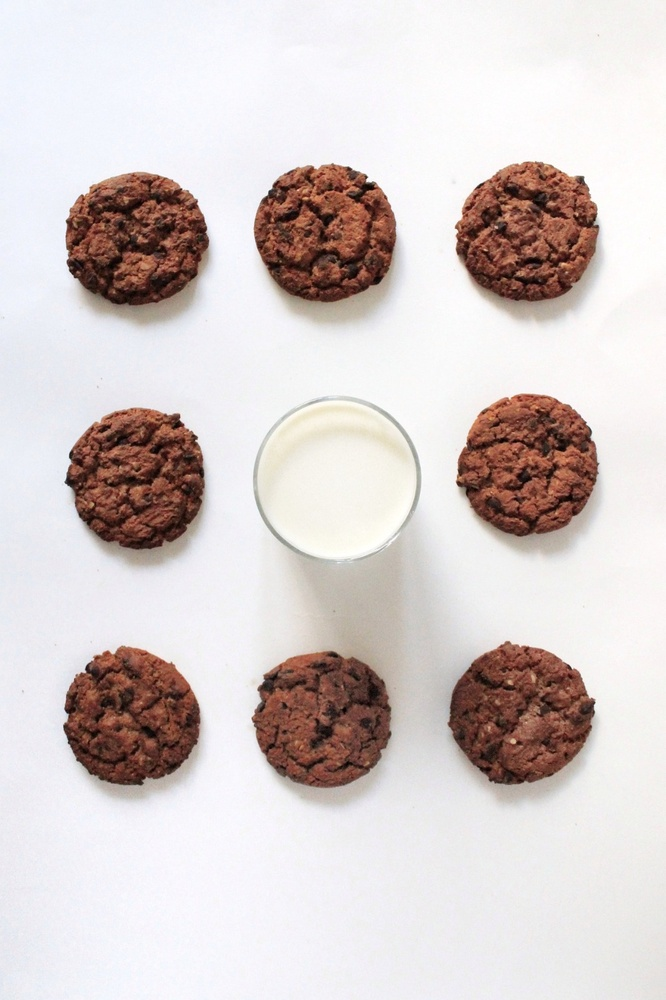
#> input picture tarefa_02.04/images/cookies_milk.jpeg, 666 x 1000 px, shrunk from 1066 x 1600 before the run
$ jupyter execute cookies_milk.ipynb
#> lines starting #> are read from the running program, lines starting #| are printed output that depends on the picture; after the words box and inside, x2 and y2 are one past the last pixel; in counts of white or black regions, pixels touching at a corner belong together
[cell 1]
import cv2 as cv
import numpy as np
import matplotlib.pyplot as plt
from scipy.ndimage import label

[cell 2]
# https://stackoverflow.com/questions/72061208/how-to-detect-an-object-that-blends-with-the-background

image = cv.imread('images/cookies_milk.jpeg')
#> image is the input picture: shape (1000, 666, 3); mean B, G, R 204.1, 205.3, 214.8
image = cv.cvtColor(image, cv.COLOR_BGR2RGB)
image_copy = image.copy()
gray = cv.cvtColor(image, cv.COLOR_RGB2GRAY)
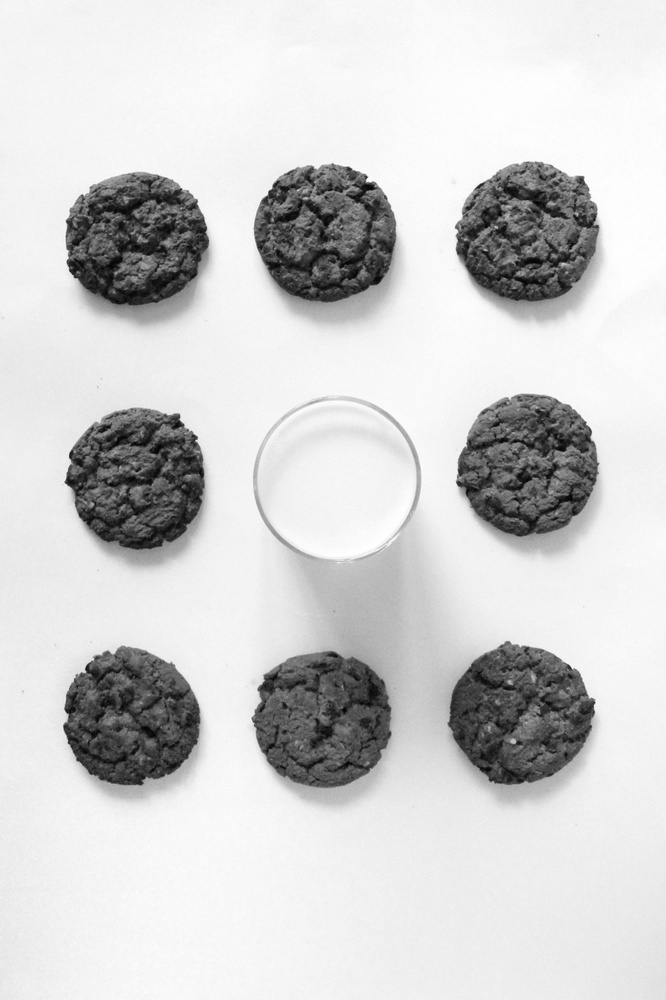
#> gray: shape (1000, 666); min 2, max 255, mean 208
plt.imshow(image)

[cell 3]
def difference_of_Gaussians(img, k1, s1, k2, s2):
#> called with k1 = 5, s1 = 5, k2 = 17, s2 = 13
    b1 = cv.GaussianBlur(img,(k1, k1), s1)
    b2 = cv.GaussianBlur(img,(k2, k2), s2)
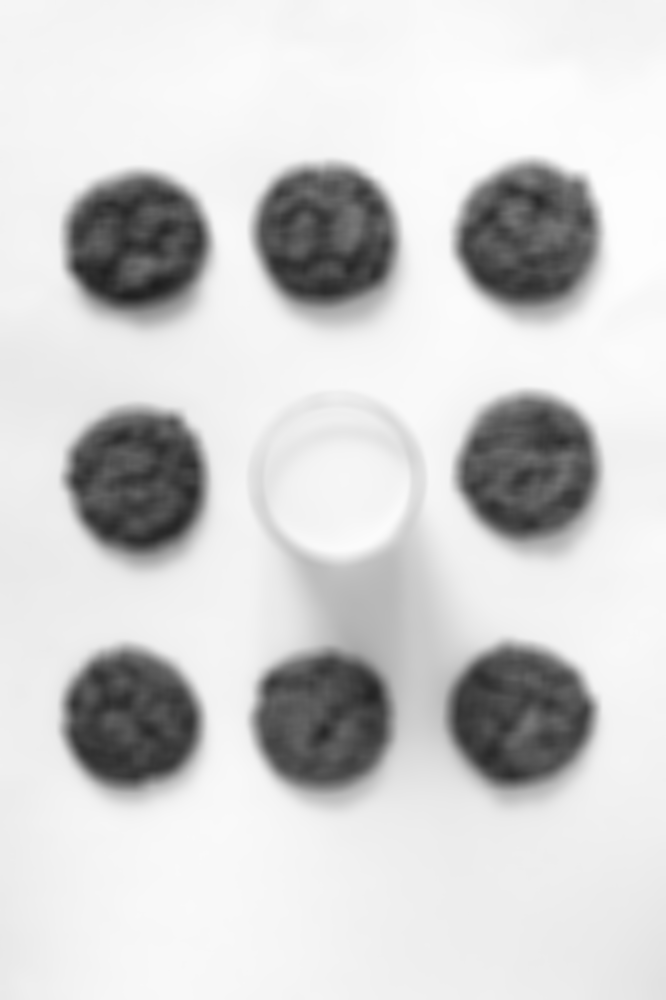
#> b2: shape (1000, 666); min 30, max 253, mean 208
    return b1 - b2
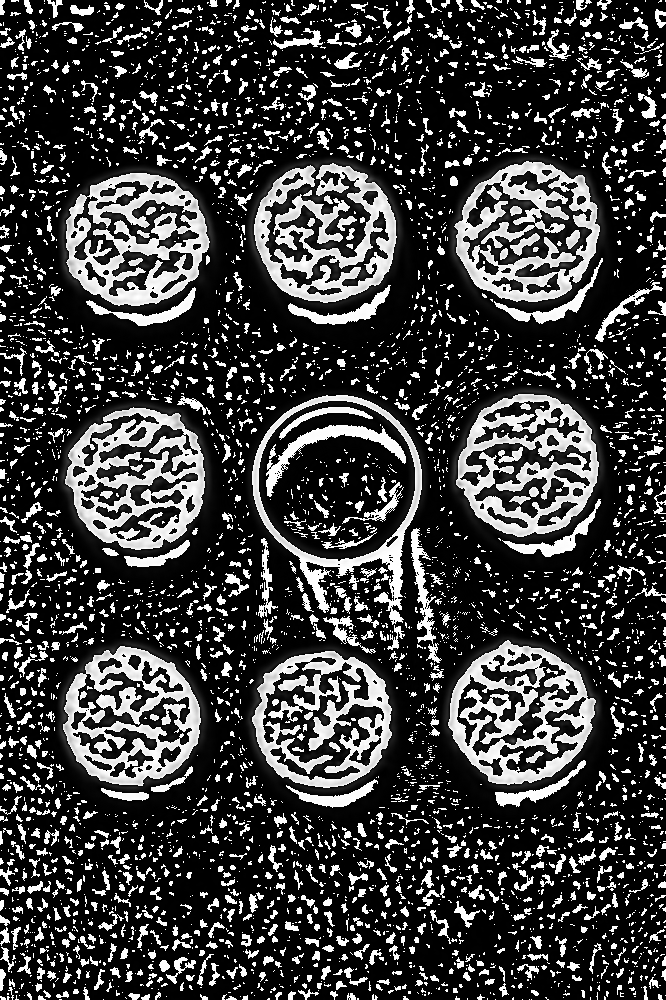
#> returned value: shape (1000, 666); min 0, max 255, mean 61

#GUASSIAN BLUR


DoG_img = difference_of_Gaussians(gray, 5, 5, 17, 13)

DoG_img = cv.medianBlur(DoG_img, 5)

#ERODE
kernel = np.ones((5,5),np.uint8)
DoG_img = cv.erode(DoG_img, kernel, iterations = 1)
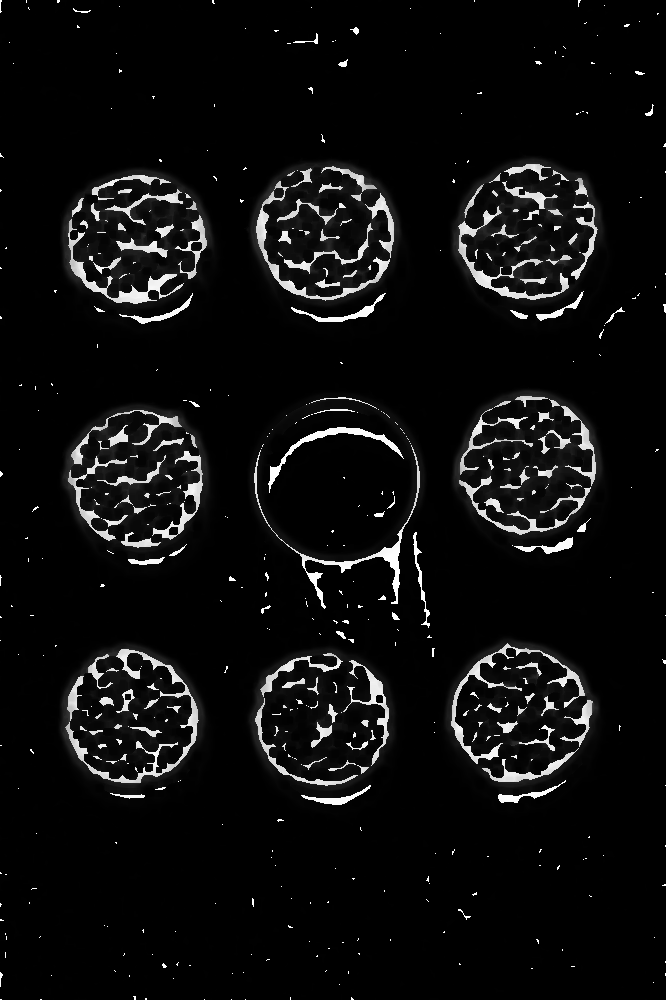
#> DoG_img: shape (1000, 666); min 0, max 255, mean 14.1

#DILATE
kernel = np.ones((5,5),np.uint8)
DoG_img = cv.dilate(DoG_img, kernel, iterations = 2)

DoG_img = cv.medianBlur(DoG_img, 9)
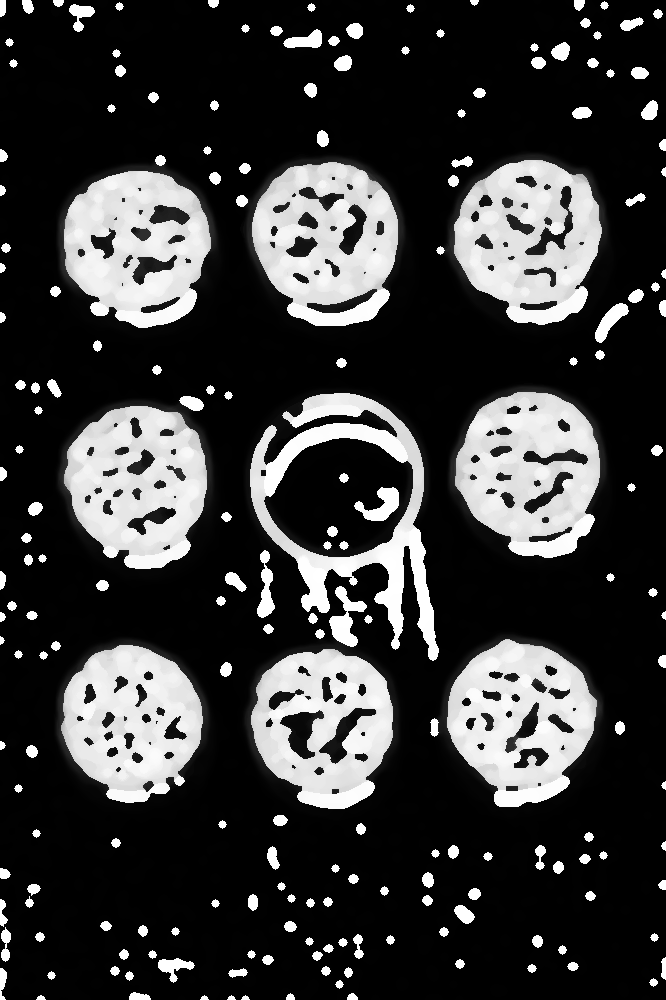
#> DoG_img: shape (1000, 666); min 0, max 255, mean 58

hough_copy = DoG_img.copy()

plt.imshow(DoG_img, cmap='gray')

[cell 4]
# Applying Otsu Threshold and finding contours
th = cv.threshold(DoG_img ,127,255,cv.THRESH_BINARY+cv.THRESH_OTSU)[1]
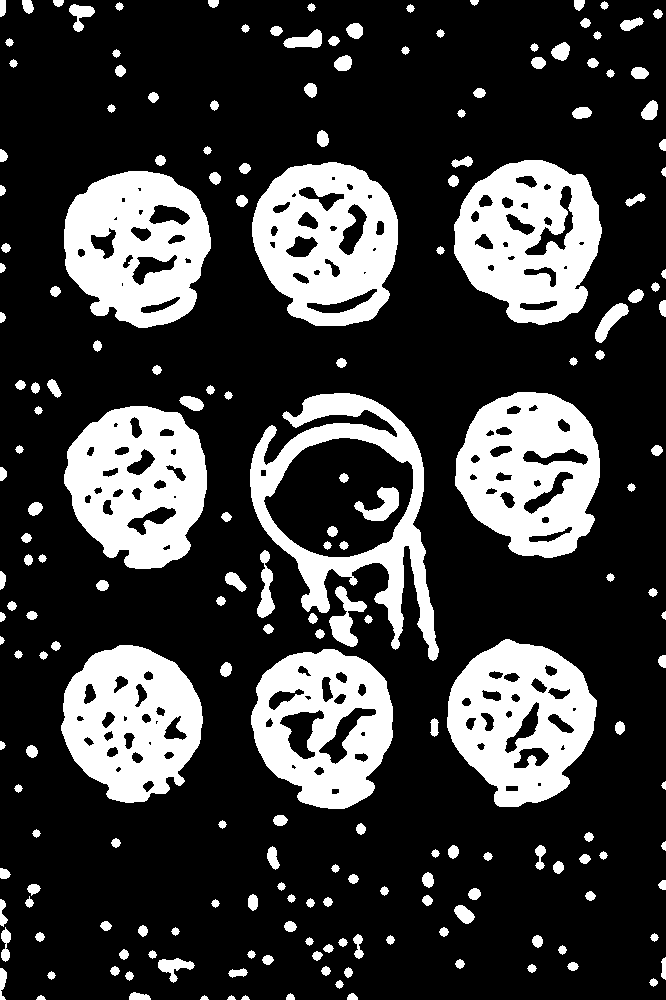
#> th: shape (1000, 666); 23.8% white; 202 white regions
contours, hierarchy = cv.findContours(th, cv.RETR_EXTERNAL, cv.CHAIN_APPROX_NONE)
#> contours = 197 contours, 6 with area under 20; largest, box (x1, y1, x2, y2) and area: (250, 393, 439, 661) 26286, (252, 162, 398, 326) 18580, (455, 392, 600, 558) 18194, (454, 160, 602, 325) 18134, (447, 639, 597, 807) 17776

# Create copy of original image

# for each contour above certain area and extent, draw minimum bounding box
#
object_count = 0
for c in contours:
    area = cv.contourArea(c)
    if area > 1000:
        x,y,w,h = cv.boundingRect(c)
        extent = int(area)/(w*h)
        if extent > 0.6:
            rect = cv.minAreaRect(c)
            box = cv.boxPoints(rect)
            box = np.int_(box)
            cv.drawContours(image_copy,[box],0,(0,255,0),4)
            object_count += 1
#> this loop made 197 passes
#> (area, x, y, w, h, extent, rect, box) on passes 86, 87, 89, 116, 120: (17133.5, 251, 649, 142, 160, 0.754, ((321.5, 728.5), (159, 141), -90), [[392, 808], [251, 808], [251, 649], [392, 649]]), (16409.5, 61, 645, 142, 158, 0.731, ((132.6, 721.7), (139.1, 156.5), -26.57), [[105, 822], [35, 682], [159, 620], [229, 760]]), (17776.5, 447, 639, 150, 168, 0.705, ((524.9, 718.7), (146, 159.4), -35.22), [[511, 825], [419, 695], [538, 611], [630, 741]]), (17534, 64, 406, 143, 163, 0.752, ((135, 487), (162, 142), -90), [[206, 568], [64, 568], [64, 406], [206, 406]]), (18194.5, 455, 392, 145, 166, 0.756, ((527, 473.3), (163.6, 144.1), -84.81), [[591, 561], [447, 548], [462, 385], [606, 398]])
#> (area, x, y, w, h, extent) on pass 119: (26286.5, 250, 393, 189, 268, 0.519)
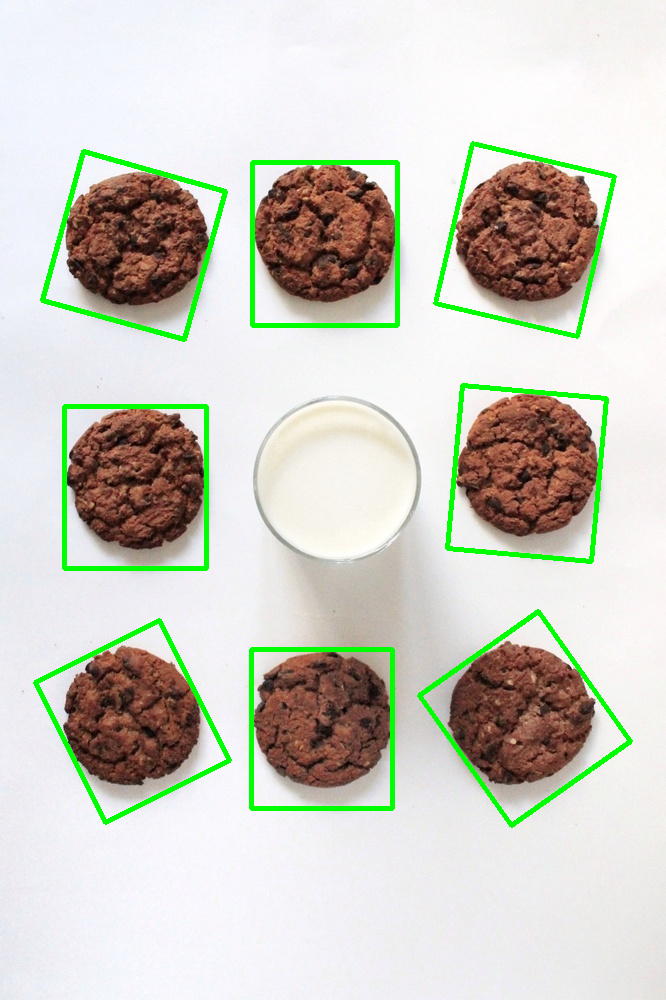
#> image_copy: shape (1000, 666, 3); mean R, G, B 206.4, 206.3, 195.8
#> after the loop, object_count = 8

print(f"Number of objects detected: {object_count}")
#| Number of objects detected: 8
plt.imshow(image_copy)
